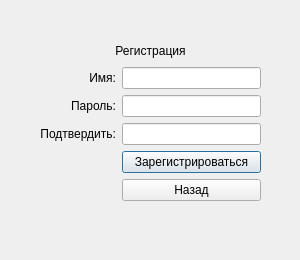
<?xml version="1.0" encoding="UTF-8"?>
<ui version="4.0">
 <class>reg_window</class>
 <widget class="QDialog" name="reg_window">
  <property name="geometry">
   <rect>
    <x>0</x>
    <y>0</y>
    <width>300</width>
    <height>260</height>
   </rect>
  </property>
  <property name="windowTitle">
   <string>АрхивЧК</string>
  </property>
  <widget class="QWidget" name="gridLayoutWidget">
   <property name="geometry">
    <rect>
     <x>40</x>
     <y>40</y>
     <width>221</width>
     <height>161</height>
    </rect>
   </property>
   <layout class="QGridLayout" name="gridLayout">
    <item row="4" column="1">
     <widget class="QPushButton" name="regPushButton">
      <property name="text">
       <string>Зарегистрироваться</string>
      </property>
     </widget>
    </item>
    <item row="2" column="0">
     <widget class="QLabel" name="label_3">
      <property name="text">
       <string>Пароль:</string>
      </property>
      <property name="alignment">
       <set>Qt::AlignRight|Qt::AlignTrailing|Qt::AlignVCenter</set>
      </property>
     </widget>
    </item>
    <item row="3" column="1">
     <widget class="QLineEdit" name="conlineEdit_2">
      <property name="echoMode">
       <enum>QLineEdit::Password</enum>
      </property>
     </widget>
    </item>
    <item row="1" column="0">
     <widget class="QLabel" name="label_2">
      <property name="text">
       <string>Имя:</string>
      </property>
      <property name="alignment">
       <set>Qt::AlignRight|Qt::AlignTrailing|Qt::AlignVCenter</set>
      </property>
     </widget>
    </item>
    <item row="1" column="1">
     <widget class="QLineEdit" name="namelineEdit_3"/>
    </item>
    <item row="3" column="0">
     <widget class="QLabel" name="label_4">
      <property name="text">
       <string>Подтвердить:</string>
      </property>
      <property name="alignment">
       <set>Qt::AlignRight|Qt::AlignTrailing|Qt::AlignVCenter</set>
      </property>
     </widget>
    </item>
    <item row="0" column="0" colspan="2">
     <widget class="QLabel" name="label">
      <property name="text">
       <string>Регистрация</string>
      </property>
      <property name="alignment">
       <set>Qt::AlignCenter</set>
      </property>
     </widget>
    </item>
    <item row="2" column="1">
     <widget class="QLineEdit" name="passlineEdit">
      <property name="echoMode">
       <enum>QLineEdit::Password</enum>
      </property>
     </widget>
    </item>
    <item row="5" column="1">
     <widget class="QPushButton" name="back_pushButton">
      <property name="enabled">
       <bool>true</bool>
      </property>
      <property name="text">
       <string>Назад</string>
      </property>
     </widget>
    </item>
   </layout>
  </widget>
 </widget>
 <resources/>
 <connections/>
</ui>
